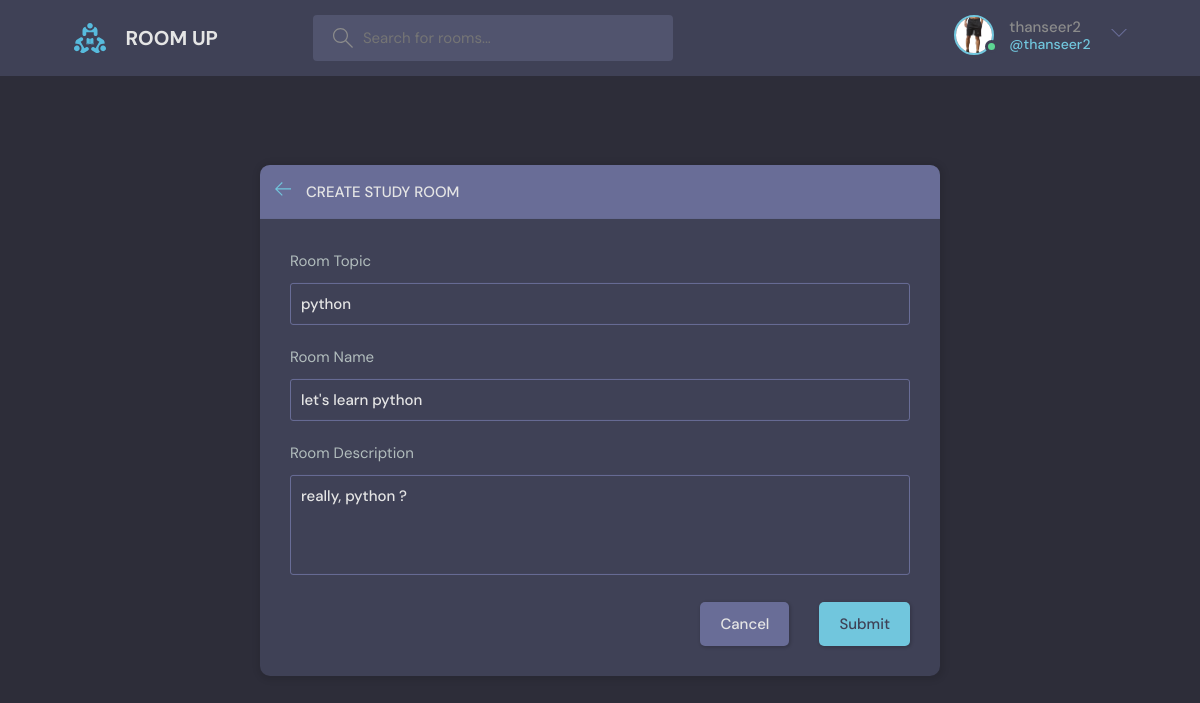
Screenshot of /updateRoom/1/ (signed in) with the database file from the repository.
### hours/models.py (models this page shows, shortened)
class User(AbstractUser):
    name=models.CharField(max_length=200, null=True)
    email=models.EmailField(unique=True, null=True)
    bio=models.TextField(null=True)
    avatar=models.ImageField(null=True, default="avatar.svg")
    REQUIRED_FIELD=[]

class Room(models.Model):
    topic=models.ForeignKey(Topic, on_delete=models.SET_NULL, null=True)
    host=models.ForeignKey(User, on_delete=models.SET_NULL, null=True)
    name=models.CharField(max_length= 64)
    description=models.TextField(null=True, blank=True)
    participants=models.ManyToManyField(User, related_name='participants', blank=True)
    updated=models.DateTimeField(auto_now=True)
    created=models.DateTimeField(auto_now_add=True)
    class Meta:
        ordering =['-updated', '-created']

class Topic(models.Model):
    name=models.CharField(max_length=64)
    def __str__(self):
        return self.name

### hours/views.py (the view, shortened to what this page needs)
# urls.py: path('updateRoom/<str:pk>/', views.updateRoom, name="updateRoom"),
@login_required(login_url='login')
def updateRoom(request, pk):
    room=Room.objects.get(id=pk)
    form=RoomFrom(instance=room)
    topics=Topic.objects.all()
    if request.user != room.host:
        return HTTPResponse('you are not the Host')
    context={"form":form , 'topics':topics, 'room':room}
    return render(request, 'dev/room_form.html', context)

### hours/forms.py
class RoomFrom(ModelForm):
    class Meta:
        model=Room
        fields= "__all__"
        exclude=['host', 'participants']

### hours/templates/dev/room_form.html (shortened to what this page needs)
{% extends 'layout.html' %}
{% block body %}
  <main class="create-room layout">
    <div class="container">
      <div class="layout__box">
        <div class="layout__boxHeader">
          <div class="layout__boxTitle">
            <a href="{% url 'home' %}">
              <svg version="1.1" xmlns="http://www.w3.org/2000/svg" width="32" height="32" viewBox="0 0 32 32">
                <title>arrow-left</title>
                <path
                  d="M13.723 2.286l-13.723 13.714 13.719 13.714 1.616-1.611-10.96-10.96h27.625v-2.286h-27.625l10.965-10.965-1.616-1.607z">
                </path>
              </svg>
            </a>
            <h3>Create Study Room</h3>
          </div>
        </div>
        <div class="layout__body">
          <form class="form" action="" method="POST">
            <div class="form__group">
              <label for="room_topic">Room Topic</label>
              <input required type="text" value="{{room.topic}}" name="topic" list="topic-list">
            </div>
            <div class="form__group">
              <label for="room_name">Room Name</label>
              {{form.name}}
            </div>
            <div class="form__group">
              <label for="room_description">Room Description </label>
              {{form.description}}
            </div>
            <div class="form__action">
              <a class="btn btn--dark" href="{{request.META.HTTP_REFERER}}">Cancel</a>
              <button class="btn btn--main" type="submit">Submit</button>
            </div>
          </form>
        </div>
      </div>
    </div>
  </main>
{% endblock %}

### templates/navbar.html (shortened to what this page needs)
{% load static %}
<header class="header header--loggedIn">
    <div class="container">
      <a href="{% url 'home' %}" class="header__logo">
        <img src="{% static 'images/logo.svg' %}" />
        <h1>ROOM UP</h1>
      </a>
      <form class="header__search" method="GET" action="{% url 'home' %}">
        <label>
          <input name="q" placeholder="Search for rooms..." />
        </label>
      </form>
      <nav class="header__menu">
        {% if request.user.is_authenticated %}
        <div class="header__user">
          <a href="{% url 'user-profile' user.id %}">
            <div class="avatar avatar--medium active">
              <img src="{{user.avatar.url}}" />
            </div>
            <p>{{request.user.username}} <span>@{{request.user.username}}</span></p>
          </a>
          <button class="dropdown-button">
            <svg version="1.1" xmlns="http://www.w3.org/2000/svg" width="32" height="32" viewBox="0 0 32 32">
              <title>chevron-down</title>
              <path d="M16 21l-13-13h-3l16 16 16-16h-3l-13 13z"></path>
            </svg>
          </button>
        </div>
        {% else %}
        <a href="{% url 'login' %}">
          <img src="{% static 'images/avatar.svg' %}" />
          <p>Login</p>
        </a>
        {% endif %}
      </nav>
    </div>
  </header>

### rows the page displays
User: avatar (picture), user.username "thanseer2"
Room: topic "python", name "let's learn python", description "really, python ?"
